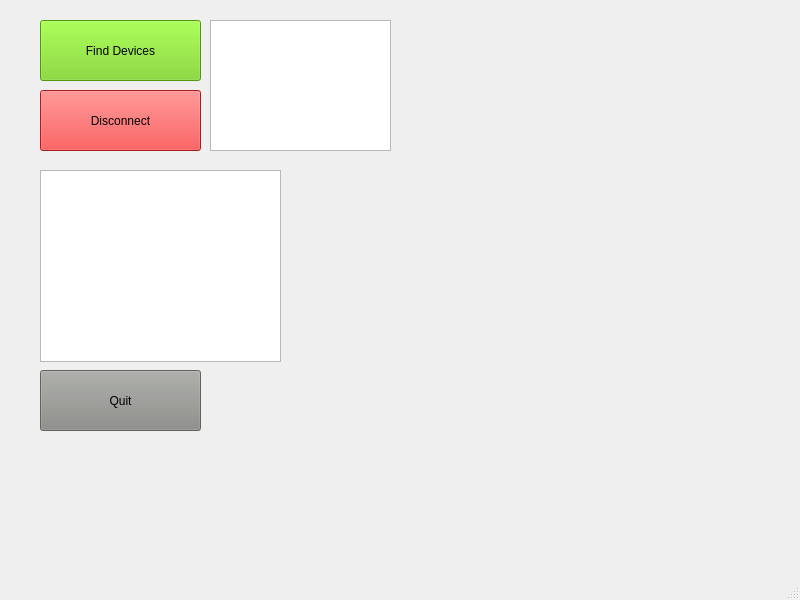
<?xml version="1.0" encoding="UTF-8"?>
<ui version="4.0">
 <class>MainWindow</class>
 <widget class="QMainWindow" name="MainWindow">
  <property name="geometry">
   <rect>
    <x>0</x>
    <y>0</y>
    <width>800</width>
    <height>600</height>
   </rect>
  </property>
  <property name="windowTitle">
   <string>MainWindow</string>
  </property>
  <widget class="QWidget" name="centralwidget">
   <widget class="QPushButton" name="pushButton_Disconnect">
    <property name="geometry">
     <rect>
      <x>40</x>
      <y>90</y>
      <width>161</width>
      <height>61</height>
     </rect>
    </property>
    <property name="styleSheet">
     <string notr="true">background-color: rgb(239, 41, 41);</string>
    </property>
    <property name="text">
     <string>Disconnect</string>
    </property>
   </widget>
   <widget class="QTextBrowser" name="textBrowser">
    <property name="geometry">
     <rect>
      <x>210</x>
      <y>20</y>
      <width>181</width>
      <height>131</height>
     </rect>
    </property>
   </widget>
   <widget class="QListWidget" name="listWidget">
    <property name="geometry">
     <rect>
      <x>40</x>
      <y>170</y>
      <width>241</width>
      <height>192</height>
     </rect>
    </property>
   </widget>
   <widget class="QPushButton" name="pushButton_Quit">
    <property name="geometry">
     <rect>
      <x>40</x>
      <y>370</y>
      <width>161</width>
      <height>61</height>
     </rect>
    </property>
    <property name="styleSheet">
     <string notr="true">background-color: rgb(136, 138, 133);</string>
    </property>
    <property name="text">
     <string>Quit</string>
    </property>
   </widget>
   <widget class="QPushButton" name="pushButton_Find">
    <property name="geometry">
     <rect>
      <x>40</x>
      <y>20</y>
      <width>161</width>
      <height>61</height>
     </rect>
    </property>
    <property name="styleSheet">
     <string notr="true">background-color: rgb(115, 210, 22);</string>
    </property>
    <property name="text">
     <string>Find Devices</string>
    </property>
   </widget>
  </widget>
  <widget class="QStatusBar" name="statusbar"/>
 </widget>
 <resources/>
 <connections/>
</ui>
